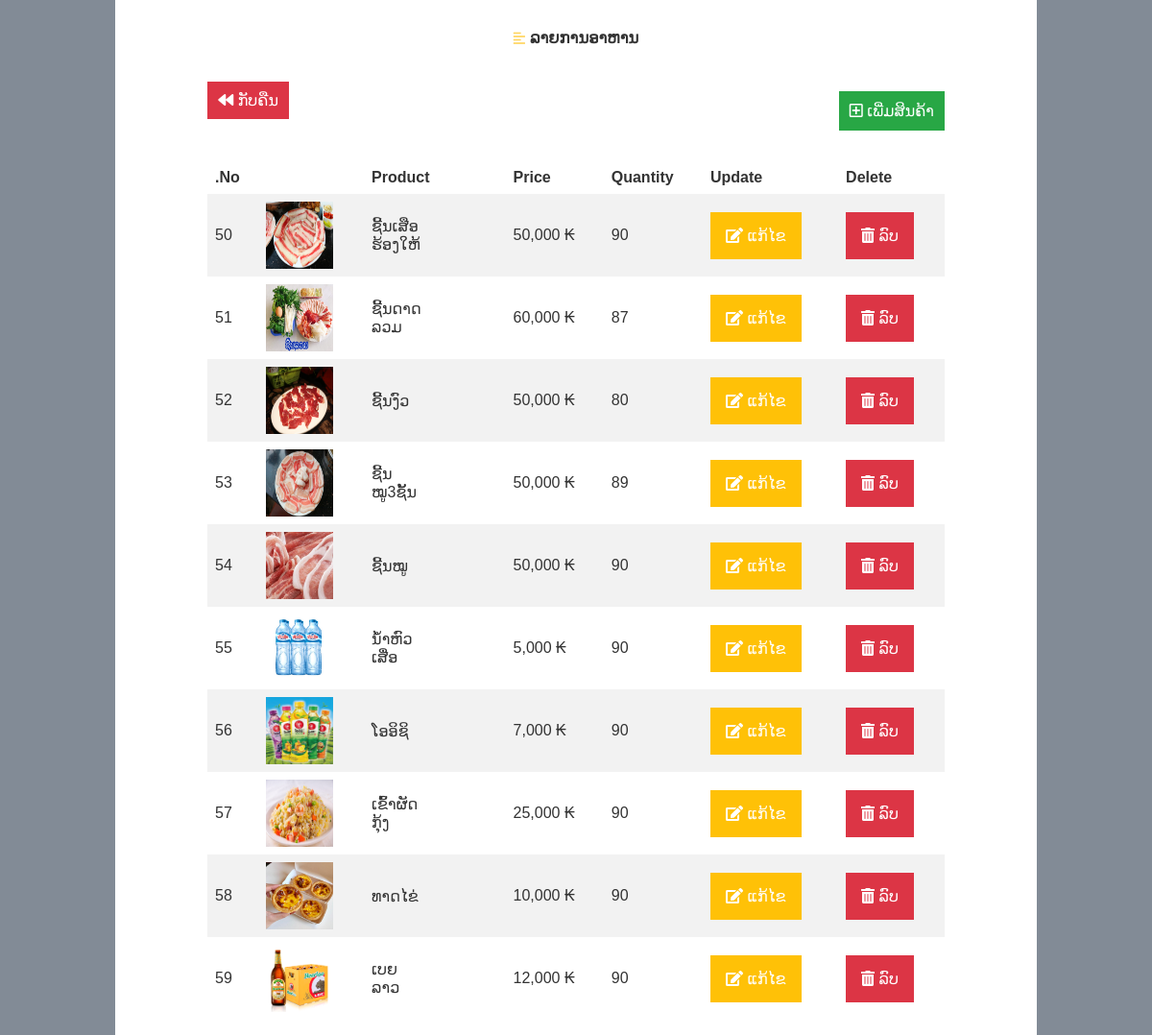
The app's page /admin/product.php with its own data.
### tables this page shows
CREATE TABLE `list_product` (
  `id` int(11) NOT NULL,
  `barcode` varchar(30) NOT NULL,
  `name_product` varchar(9999) NOT NULL,
  `price` varchar(20) NOT NULL,
  `inventory` int(11) NOT NULL,
  `about_the_product` text NOT NULL,
  `product_type` text NOT NULL,
  `product_status` text NOT NULL,
  `revision_date` timestamp NOT NULL DEFAULT CURRENT_TIMESTAMP,
  `product_picture` text NOT NULL
);

### admin/product.php (the view, shortened to what this page needs)
<!DOCTYPE html>
<html lang="en">
<head>
    <link rel="stylesheet" href="css/style.css">
    <link rel="stylesheet" href="https://pro.fontawesome.com/releases/v5.10.0/css/all.css"
 />
</head>
<body>
    <div class="container">
        <div class="logo">
            <i class="fas fa-align-left" style="color:#FFD664"></i>
            <h3>ລາຍການອາຫານ</h3>
        </div>
    </div>
    <div class="container">
        <div class="nav">
            <div class="left">
                <a href="index.php" class="back"><i class="fas fa-backward"></i> ກັບຄືນ</a>
            </div>
            <div class="right">
                <a href="insert_product.php" class="add"><i class="far fa-plus-square"></i> ເພີ່ມສິນຄ້າ</a>
            </div>
        </div>
    </div>
    <section>
        <div class="container">
            <div class="table-wrap">
                <table class="table">
                    <tr>
                        <th>.No</th>
                        <th>&nbsp;</th>
                        <th>Product</th>
                        <th>Price</th>
                        <th>Quantity</th>
                        <th>Update</th>
                        <th>Delete</th>
                    </tr>
                    <?php
                        include 'config.php';
                        $sql="SELECT * FROM `list_product`";
                        $res=mysqli_query($con,$sql);
                        while ($row=mysqli_fetch_array($res)):
                    ?>
                    <tr>
                        <td>
                            <label>
                                <span><?php echo $row['id']; ?></span>
                            </label>
                        </td>
                        <td>
                            <div class="img-product">
                                <img src="<?php echo $row['product_picture'];?>" alt="">
                            </div>
                        </td>
                        <td>
                            <div class="Name-product">
                                <p><?php echo $row['name_product']; ?></p>
                            </div>
                        </td>
                        <td><?php if($row['price'] != null){ echo number_format($row['price']); }else{echo " - ";}?> ₭</td>
                        <td><?php echo $row['inventory']; ?></td>
                        <td>
                            <a href="update_product.php?id=<?php echo $row['id']; ?>" class="update"><i class="fas fa-edit"></i> ແກ້ໄຂ</a>
                        </td>
                        <td>
                            <a class="delete" onclick="if(confirm('ລົບລາຍການ: <?php echo $row['name_product'];?>')){window.location.href='delete_product.php?id=<?php echo $row['id'];?>'}">
                            <i class="fas fa-trash-alt"></i> ລົບ</a>
                        </td>
                    </tr>
                    <?php endwhile;?>
                </table>
            </div>
        </div>
    </section>
</body>
</html>

### admin/css/style.css (style rules this page uses)
* { text-decoration: none; padding: 0; margin: 0; border: 0; }
a { color: white; }
img { width: 100%; height: 100%; }
body { background-color: #828B96; color: #E2E3E4; font-family:Phetsarath OT, Arial, Helvetica, sans-serif; }
.container { padding-top: 1em; padding-bottom: 1em; width: 80%; margin: 0 auto; background-color: white; }
.logo { display: flex; justify-content: center; align-items: center; font-size: 14px; padding: 1em; color: #333333; width: 200px; border-radius: 20px; margin: 0 auto; }
.logo>h3 { margin-left: 5px; }
.table-wrap { width: 80%; margin: 0 auto; }
.table { border-collapse: collapse; width: 100%; color: #333333; background: white; }
th, td { text-align: left; padding: 8px; }
tr:nth-child(even) { background-color: #f2f2f2; }
.img-product { width: 70px; height: 70px; }
.update { color: white; background: #FFC107; padding: 1em; }
.delete { color: white; background: #DC3545; padding: 1em; }
.nav { display: flex; justify-content: space-between; flex-direction: row; width: 80%; margin: 0 auto; }
.right { display: flex; align-items: center; }
.add { color: white; background: #28A745; padding: .7em; }
.back { color: white; background: #DC3545; padding: .7em; }
.Name-product { width:40%; padding: 1em 0; }

### records on screen
list_product: id "50", product_picture (picture), name_product "ຊີ້ນເສືອຮ້ອງໃຫ້", price "50,000", inventory "90"
list_product: id "51", product_picture (picture), name_product "ຊີ້ນດາດລວມ", price "60,000", inventory "87"
list_product: id "52", product_picture (picture), name_product "ຊີ້ນງົວ", price "50,000", inventory "80"
list_product: id "53", product_picture (picture), name_product "ຊີ້ນໝູ3ຊັ້ນ", price "50,000", inventory "89"
list_product: id "54", product_picture (picture), name_product "ຊີ້ນໝູ", price "50,000", inventory "90"
list_product: id "55", product_picture (picture), name_product "ນ້ຳຫົວເສື່ອ", price "5,000", inventory "90"
list_product: id "56", product_picture (picture), name_product "ໂອອິຊິ", price "7,000", inventory "90"
list_product: id "57", product_picture (picture), name_product "ເຂົ້າຜັດກຸ້ງ", price "25,000", inventory "90"
list_product: id "58", product_picture (picture), name_product "ທາດໄຂ່", price "10,000", inventory "90"
list_product: id "59", product_picture (picture), name_product "ເບຍລາວ", price "12,000", inventory "90"
